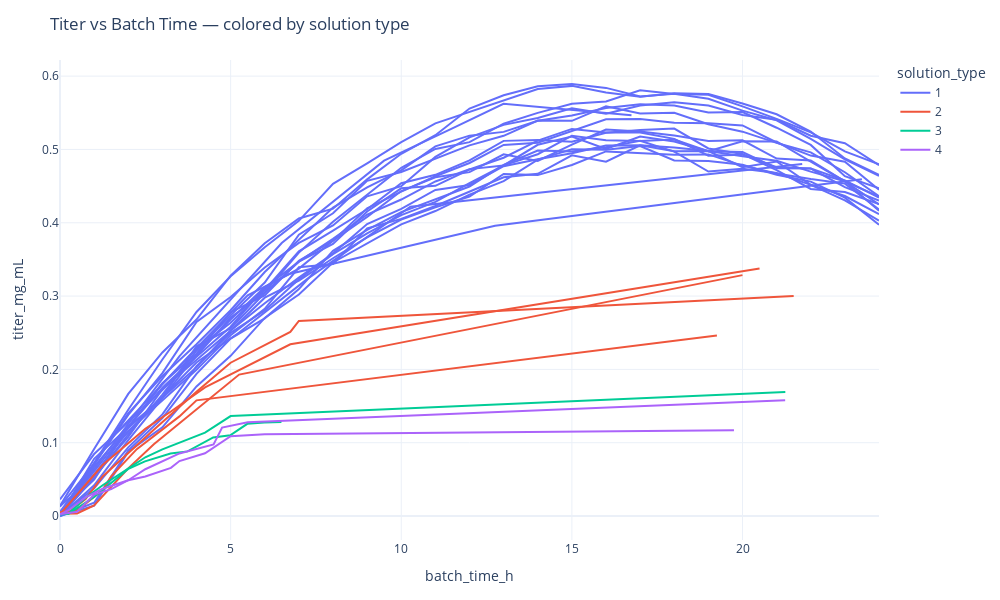

The code cell stored with this chart in its notebook:
### Code cell
# Ensure proper ordering along the x-axis
combined_plot = combined_df.sort_values(["solution_type", "batch_id", "batch_time_h"])

fig = px.line(
    combined_plot,
    x="batch_time_h",
    y="titer_mg_mL",
    color="solution_type",     # color by solution type (legend groups)
    line_group="batch_id",     # separate line per batch_id (no aggregation)
    hover_name="batch_id",     # show batch_id on hover
    labels={
        "batch_time_h": "batch_time_h",
        "titer_mg_mL": "titer_mg_mL",
        "solution_type": "solution_type"
    },
    title="Titer vs Batch Time — colored by solution type"
)

fig.update_layout(
    width=1000,
    height=600,
    template="plotly_white",
    legend_title_text="solution_type",
    margin=dict(l=60, r=20, t=60, b=60)
)

fig.show()

# Optional: save to an interactive HTML file
# fig.write_html("titer_vs_time_by_solution.html")

# Optional: save a static image (requires: pip install -U kaleido)
# fig.write_image("titer_vs_time_by_solution.png", width=1000, height=600, scale=2)

### Figure 1 — Plotly figure (JSON) as saved in the notebook; plotly's stock layout.template omitted (floating-point values rounded to 4 significant figures)
{"data": [{"hovertemplate": "<b>%{hovertext}</b><br><br>solution_type=1<br>batch_id=210923 run 1<br>batch_time_h=%{x}<br>titer_mg_mL=%{y}<extra></extra>", "hovertext": ["210923 run 1", "210923 run 1", "210923 run 1", "210923 run 1", "210923 run 1", "210923 run 1", "210923 run 1"], "legendgroup": "1", "line": {"color": "#636efa", "dash": "solid"}, "marker": {"symbol": "circle"}, "mode": "lines", "name": "1", "orientation": "v", "showlegend": true, "type": "scatter", "x": [0.0, 1.499, 3.749, 5.499, 6.749, 12.75, 23.5], "xaxis": "x", "y": [0.003471, 0.1055, 0.2168, 0.3011, 0.3305, 0.396, 0.4593], "yaxis": "y"}, {"hovertemplate": "<b>%{hovertext}</b><br><br>solution_type=1<br>batch_id=210927 run 2<br>batch_time_h=%{x}<br>titer_mg_mL=%{y}<extra></extra>", "hovertext": ["210927 run 2", "210927 run 2", "210927 run 2", "210927 run 2", "210927 run 2", "210927 run 2", "210927 run 2"], "legendgroup": "1", "line": {"color": "#636efa", "dash": "solid"}, "marker": {"symbol": "circle"}, "mode": "lines", "name": "1", "orientation": "v", "showlegend": false, "type": "scatter", "x": [0.0, 3.497, 6.497, 9.497, 11.5, 13.0, 16.75], "xaxis": "x", "y": [0.002452, 0.2178, 0.3723, 0.4847, 0.5288, 0.5624, 0.5466], "yaxis": "y"}, {"hovertemplate": "<b>%{hovertext}</b><br><br>solution_type=1<br>batch_id=210929 run 3<br>batch_time_h=%{x}<br>titer_mg_mL=%{y}<extra></extra>", "hovertext": ["210929 run 3", "210929 run 3", "210929 run 3", "210929 run 3", "210929 run 3", "210929 run 3", "210929 run 3", "210929 run 3"], "legendgroup": "1", "line": {"color": "#636efa", "dash": "solid"}, "marker": {"symbol": "circle"}, "mode": "lines", "name": "1", "orientation": "v", "showlegend": false, "type": "scatter", "x": [0.0, 1.0, 1.75, 4.0, 5.25, 7.25, 10.27, 21.75], "xaxis": "x", "y": [0.005378, 0.0497, 0.103, 0.2094, 0.2503, 0.3234, 0.422, 0.4801], "yaxis": "y"}, {"hovertemplate": "<b>%{hovertext}</b><br><br>solution_type=1<br>batch_id=S1_syn_test_001<br>batch_time_h=%{x}<br>titer_mg_mL=%{y}<extra></extra>", "hovertext": ["S1_syn_test_001", "S1_syn_test_001", "S1_syn_test_001", "S1_syn_test_001", "S1_syn_test_001", "S1_syn_test_001", "S1_syn_test_001", "S1_syn_test_001", "S1_syn_test_001", "S1_syn_test_001", "S1_syn_test_001", "S1_syn_test_001", "S1_syn_test_001", "S1_syn_test_001", "S1_syn_test_001", "S1_syn_test_001", "S1_syn_test_001", "S1_syn_test_001", "S1_syn_test_001", "S1_syn_test_001", "S1_syn_test_001", "S1_syn_test_001", "S1_syn_test_001", "S1_syn_test_001", "S1_syn_test_001"], "legendgroup": "1", "line": {"color": "#636efa", "dash": "solid"}, "marker": {"symbol": "circle"}, "mode": "lines", "name": "1", "orientation": "v", "showlegend": false, "type": "scatter", "x": [0.0, 1.0, 2.0, 3.0, 4.0, 5.0, 6.0, 7.0, 8.0, 9.0, 10.0, 11.0, 12.0, 13.0, 14.0, 15.0, 16.0, 17.0, 18.0, 19.0, 20.0, 21.0, 22.0, 23.0, 24.0], "xaxis": "x", "y": [0.0, 0.01411, 0.0877, 0.1209, 0.1767, 0.2185, 0.2702, 0.3021, 0.3458, 0.3722, 0.3978, 0.416, 0.4384, 0.4568, 0.4862, 0.5004, 0.4997, 0.5047, 0.4851, 0.4844, 0.4792, 0.4654, 0.4562, 0.4343, 0.3974], "yaxis": "y"}, {"hovertemplate": "<b>%{hovertext}</b><br><br>solution_type=1<br>batch_id=S1_syn_test_002<br>batch_time_h=%{x}<br>titer_mg_mL=%{y}<extra></extra>", "hovertext": ["S1_syn_test_002", "S1_syn_test_002", "S1_syn_test_002", "S1_syn_test_002", "S1_syn_test_002", "S1_syn_test_002", "S1_syn_test_002", "S1_syn_test_002", "S1_syn_test_002", "S1_syn_test_002", "S1_syn_test_002", "S1_syn_test_002", "S1_syn_test_002", "S1_syn_test_002", "S1_syn_test_002", "S1_syn_test_002", "S1_syn_test_002", "S1_syn_test_002", "S1_syn_test_002", "S1_syn_test_002", "S1_syn_test_002", "S1_syn_test_002", "S1_syn_test_002", "S1_syn_test_002", "S1_syn_test_002"], "legendgroup": "1", "line": {"color": "#636efa", "dash": "solid"}, "marker": {"symbol": "circle"}, "mode": "lines", "name": "1", "orientation": "v", "showlegend": false, "type": "scatter", "x": [0.0, 1.0, 2.0, 3.0, 4.0, 5.0, 6.0, 7.0, 8.0, 9.0, 10.0, 11.0, 12.0, 13.0, 14.0, 15.0, 16.0, 17.0, 18.0, 19.0, 20.0, 21.0, 22.0, 23.0, 24.0], "xaxis": "x", "y": [0.02262, 0.08453, 0.128, 0.1719, 0.2173, 0.2581, 0.3114, 0.347, 0.3783, 0.4112, 0.4317, 0.4564, 0.4732, 0.4782, 0.5064, 0.5175, 0.5008, 0.5177, 0.5108, 0.4975, 0.4965, 0.4743, 0.4739, 0.4487, 0.4302], "yaxis": "y"}, {"hovertemplate": "<b>%{hovertext}</b><br><br>solution_type=1<br>batch_id=S1_syn_test_003<br>batch_time_h=%{x}<br>titer_mg_mL=%{y}<extra></extra>", "hovertext": ["S1_syn_test_003", "S1_syn_test_003", "S1_syn_test_003", "S1_syn_test_003", "S1_syn_test_003", "S1_syn_test_003", "S1_syn_test_003", "S1_syn_test_003", "S1_syn_test_003", "S1_syn_test_003", "S1_syn_test_003", "S1_syn_test_003", "S1_syn_test_003", "S1_syn_test_003", "S1_syn_test_003", "S1_syn_test_003", "S1_syn_test_003", "S1_syn_test_003", "S1_syn_test_003", "S1_syn_test_003", "S1_syn_test_003", "S1_syn_test_003", "S1_syn_test_003", "S1_syn_test_003", "S1_syn_test_003"], "legendgroup": "1", "line": {"color": "#636efa", "dash": "solid"}, "marker": {"symbol": "circle"}, "mode": "lines", "name": "1", "orientation": "v", "showlegend": false, "type": "scatter", "x": [0.0, 1.0, 2.0, 3.0, 4.0, 5.0, 6.0, 7.0, 8.0, 9.0, 10.0, 11.0, 12.0, 13.0, 14.0, 15.0, 16.0, 17.0, 18.0, 19.0, 20.0, 21.0, 22.0, 23.0, 24.0], "xaxis": "x", "y": [0.01368, 0.05197, 0.1217, 0.175, 0.2185, 0.2706, 0.3053, 0.3593, 0.4014, 0.4382, 0.475, 0.5006, 0.51, 0.5351, 0.5499, 0.5625, 0.5656, 0.5808, 0.5758, 0.5746, 0.5588, 0.5417, 0.5232, 0.4974, 0.4796], "yaxis": "y"}, {"hovertemplate": "<b>%{hovertext}</b><br><br>solution_type=1<br>batch_id=S1_syn_test_004<br>batch_time_h=%{x}<br>titer_mg_mL=%{y}<extra></extra>", "hovertext": ["S1_syn_test_004", "S1_syn_test_004", "S1_syn_test_004", "S1_syn_test_004", "S1_syn_test_004", "S1_syn_test_004", "S1_syn_test_004", "S1_syn_test_004", "S1_syn_test_004", "S1_syn_test_004", "S1_syn_test_004", "S1_syn_test_004", "S1_syn_test_004", "S1_syn_test_004", "S1_syn_test_004", "S1_syn_test_004", "S1_syn_test_004", "S1_syn_test_004", "S1_syn_test_004", "S1_syn_test_004", "S1_syn_test_004", "S1_syn_test_004", "S1_syn_test_004", "S1_syn_test_004", "S1_syn_test_004"], "legendgroup": "1", "line": {"color": "#636efa", "dash": "solid"}, "marker": {"symbol": "circle"}, "mode": "lines", "name": "1", "orientation": "v", "showlegend": false, "type": "scatter", "x": [0.0, 1.0, 2.0, 3.0, 4.0, 5.0, 6.0, 7.0, 8.0, 9.0, 10.0, 11.0, 12.0, 13.0, 14.0, 15.0, 16.0, 17.0, 18.0, 19.0, 20.0, 21.0, 22.0, 23.0, 24.0], "xaxis": "x", "y": [0.01266, 0.07135, 0.14, 0.1909, 0.2342, 0.2807, 0.3327, 0.3766, 0.4206, 0.4482, 0.4716, 0.5042, 0.5188, 0.524, 0.5391, 0.5463, 0.5565, 0.5618, 0.56, 0.5505, 0.5509, 0.5297, 0.5062, 0.4636, 0.4469], "yaxis": "y"}, {"hovertemplate": "<b>%{hovertext}</b><br><br>solution_type=1<br>batch_id=S1_syn_test_005<br>batch_time_h=%{x}<br>titer_mg_mL=%{y}<extra></extra>", "hovertext": ["S1_syn_test_005", "S1_syn_test_005", "S1_syn_test_005", "S1_syn_test_005", "S1_syn_test_005", "S1_syn_test_005", "S1_syn_test_005", "S1_syn_test_005", "S1_syn_test_005", "S1_syn_test_005", "S1_syn_test_005", "S1_syn_test_005", "S1_syn_test_005", "S1_syn_test_005", "S1_syn_test_005", "S1_syn_test_005", "S1_syn_test_005", "S1_syn_test_005", "S1_syn_test_005", "S1_syn_test_005", "S1_syn_test_005", "S1_syn_test_005", "S1_syn_test_005", "S1_syn_test_005", "S1_syn_test_005"], "legendgroup": "1", "line": {"color": "#636efa", "dash": "solid"}, "marker": {"symbol": "circle"}, "mode": "lines", "name": "1", "orientation": "v", "showlegend": false, "type": "scatter", "x": [0.0, 1.0, 2.0, 3.0, 4.0, 5.0, 6.0, 7.0, 8.0, 9.0, 10.0, 11.0, 12.0, 13.0, 14.0, 15.0, 16.0, 17.0, 18.0, 19.0, 20.0, 21.0, 22.0, 23.0, 24.0], "xaxis": "x", "y": [0.0, 0.05319, 0.1207, 0.1811, 0.2215, 0.278, 0.301, 0.348, 0.3755, 0.4081, 0.4432, 0.4621, 0.469, 0.4934, 0.4843, 0.5066, 0.5272, 0.5246, 0.5191, 0.5116, 0.5125, 0.4876, 0.4849, 0.4567, 0.4249], "yaxis": "y"}, {"hovertemplate": "<b>%{hovertext}</b><br><br>solution_type=1<br>batch_id=S1_syn_test_006<br>batch_time_h=%{x}<br>titer_mg_mL=%{y}<extra></extra>", "hovertext": ["S1_syn_test_006", "S1_syn_test_006", "S1_syn_test_006", "S1_syn_test_006", "S1_syn_test_006", "S1_syn_test_006", "S1_syn_test_006", "S1_syn_test_006", "S1_syn_test_006", "S1_syn_test_006", "S1_syn_test_006", "S1_syn_test_006", "S1_syn_test_006", "S1_syn_test_006", "S1_syn_test_006", "S1_syn_test_006", "S1_syn_test_006", "S1_syn_test_006", "S1_syn_test_006", "S1_syn_test_006", "S1_syn_test_006", "S1_syn_test_006", "S1_syn_test_006", "S1_syn_test_006", "S1_syn_test_006"], "legendgroup": "1", "line": {"color": "#636efa", "dash": "solid"}, "marker": {"symbol": "circle"}, "mode": "lines", "name": "1", "orientation": "v", "showlegend": false, "type": "scatter", "x": [0.0, 1.0, 2.0, 3.0, 4.0, 5.0, 6.0, 7.0, 8.0, 9.0, 10.0, 11.0, 12.0, 13.0, 14.0, 15.0, 16.0, 17.0, 18.0, 19.0, 20.0, 21.0, 22.0, 23.0, 24.0], "xaxis": "x", "y": [0.0, 0.06737, 0.1217, 0.1801, 0.2276, 0.2636, 0.3084, 0.3611, 0.3894, 0.4185, 0.454, 0.4654, 0.4852, 0.5117, 0.5129, 0.5105, 0.5227, 0.5267, 0.5285, 0.5014, 0.4937, 0.4719, 0.4461, 0.4421, 0.4256], "yaxis": "y"}, {"hovertemplate": "<b>%{hovertext}</b><br><br>solution_type=1<br>batch_id=S1_syn_test_007<br>batch_time_h=%{x}<br>titer_mg_mL=%{y}<extra></extra>", "hovertext": ["S1_syn_test_007", "S1_syn_test_007", "S1_syn_test_007", "S1_syn_test_007", "S1_syn_test_007", "S1_syn_test_007", "S1_syn_test_007", "S1_syn_test_007", "S1_syn_test_007", "S1_syn_test_007", "S1_syn_test_007", "S1_syn_test_007", "S1_syn_test_007", "S1_syn_test_007", "S1_syn_test_007", "S1_syn_test_007", "S1_syn_test_007", "S1_syn_test_007", "S1_syn_test_007", "S1_syn_test_007", "S1_syn_test_007", "S1_syn_test_007", "S1_syn_test_007", "S1_syn_test_007", "S1_syn_test_007"], "legendgroup": "1", "line": {"color": "#636efa", "dash": "solid"}, "marker": {"symbol": "circle"}, "mode": "lines", "name": "1", "orientation": "v", "showlegend": false, "type": "scatter", "x": [0.0, 1.0, 2.0, 3.0, 4.0, 5.0, 6.0, 7.0, 8.0, 9.0, 10.0, 11.0, 12.0, 13.0, 14.0, 15.0, 16.0, 17.0, 18.0, 19.0, 20.0, 21.0, 22.0, 23.0, 24.0], "xaxis": "x", "y": [0.0, 0.05208, 0.1114, 0.1655, 0.2254, 0.2737, 0.3185, 0.3838, 0.4129, 0.4573, 0.4693, 0.4875, 0.5056, 0.5186, 0.5394, 0.5391, 0.5589, 0.5491, 0.5501, 0.5344, 0.5243, 0.5089, 0.4961, 0.4689, 0.4361], "yaxis": "y"}, {"hovertemplate": "<b>%{hovertext}</b><br><br>solution_type=1<br>batch_id=S1_syn_test_008<br>batch_time_h=%{x}<br>titer_mg_mL=%{y}<extra></extra>", "hovertext": ["S1_syn_test_008", "S1_syn_test_008", "S1_syn_test_008", "S1_syn_test_008", "S1_syn_test_008", "S1_syn_test_008", "S1_syn_test_008", "S1_syn_test_008", "S1_syn_test_008", "S1_syn_test_008", "S1_syn_test_008", "S1_syn_test_008", "S1_syn_test_008", "S1_syn_test_008", "S1_syn_test_008", "S1_syn_test_008", "S1_syn_test_008", "S1_syn_test_008", "S1_syn_test_008", "S1_syn_test_008", "S1_syn_test_008", "S1_syn_test_008", "S1_syn_test_008", "S1_syn_test_008", "S1_syn_test_008"], "legendgroup": "1", "line": {"color": "#636efa", "dash": "solid"}, "marker": {"symbol": "circle"}, "mode": "lines", "name": "1", "orientation": "v", "showlegend": false, "type": "scatter", "x": [0.0, 1.0, 2.0, 3.0, 4.0, 5.0, 6.0, 7.0, 8.0, 9.0, 10.0, 11.0, 12.0, 13.0, 14.0, 15.0, 16.0, 17.0, 18.0, 19.0, 20.0, 21.0, 22.0, 23.0, 24.0], "xaxis": "x", "y": [0.0, 0.07796, 0.1211, 0.1614, 0.2315, 0.2558, 0.3041, 0.3469, 0.371, 0.4153, 0.447, 0.4504, 0.4727, 0.4887, 0.5122, 0.528, 0.523, 0.523, 0.5145, 0.4914, 0.4929, 0.476, 0.4739, 0.4579, 0.4344], "yaxis": "y"}, {"hovertemplate": "<b>%{hovertext}</b><br><br>solution_type=1<br>batch_id=S1_syn_test_009<br>batch_time_h=%{x}<br>titer_mg_mL=%{y}<extra></extra>", "hovertext": ["S1_syn_test_009", "S1_syn_test_009", "S1_syn_test_009", "S1_syn_test_009", "S1_syn_test_009", "S1_syn_test_009", "S1_syn_test_009", "S1_syn_test_009", "S1_syn_test_009", "S1_syn_test_009", "S1_syn_test_009", "S1_syn_test_009", "S1_syn_test_009", "S1_syn_test_009", "S1_syn_test_009", "S1_syn_test_009", "S1_syn_test_009", "S1_syn_test_009", "S1_syn_test_009", "S1_syn_test_009", "S1_syn_test_009", "S1_syn_test_009", "S1_syn_test_009", "S1_syn_test_009", "S1_syn_test_009"], "legendgroup": "1", "line": {"color": "#636efa", "dash": "solid"}, "marker": {"symbol": "circle"}, "mode": "lines", "name": "1", "orientation": "v", "showlegend": false, "type": "scatter", "x": [0.0, 1.0, 2.0, 3.0, 4.0, 5.0, 6.0, 7.0, 8.0, 9.0, 10.0, 11.0, 12.0, 13.0, 14.0, 15.0, 16.0, 17.0, 18.0, 19.0, 20.0, 21.0, 22.0, 23.0, 24.0], "xaxis": "x", "y": [0.0, 0.01815, 0.08938, 0.1334, 0.194, 0.242, 0.2697, 0.3095, 0.3616, 0.3902, 0.4146, 0.4325, 0.4495, 0.4791, 0.4986, 0.4972, 0.5031, 0.5119, 0.4971, 0.4699, 0.4737, 0.4678, 0.4517, 0.4305, 0.403], "yaxis": "y"}, {"hovertemplate": "<b>%{hovertext}</b><br><br>solution_type=1<br>batch_id=S1_syn_test_010<br>batch_time_h=%{x}<br>titer_mg_mL=%{y}<extra></extra>", "hovertext": ["S1_syn_test_010", "S1_syn_test_010", "S1_syn_test_010", "S1_syn_test_010", "S1_syn_test_010", "S1_syn_test_010", "S1_syn_test_010", "S1_syn_test_010", "S1_syn_test_010", "S1_syn_test_010", "S1_syn_test_010", "S1_syn_test_010", "S1_syn_test_010", "S1_syn_test_010", "S1_syn_test_010", "S1_syn_test_010", "S1_syn_test_010", "S1_syn_test_010", "S1_syn_test_010", "S1_syn_test_010", "S1_syn_test_010", "S1_syn_test_010", "S1_syn_test_010", "S1_syn_test_010", "S1_syn_test_010"], "legendgroup": "1", "line": {"color": "#636efa", "dash": "solid"}, "marker": {"symbol": "circle"}, "mode": "lines", "name": "1", "orientation": "v", "showlegend": false, "type": "scatter", "x": [0.0, 1.0, 2.0, 3.0, 4.0, 5.0, 6.0, 7.0, 8.0, 9.0, 10.0, 11.0, 12.0, 13.0, 14.0, 15.0, 16.0, 17.0, 18.0, 19.0, 20.0, 21.0, 22.0, 23.0, 24.0], "xaxis": "x", "y": [0.0, 0.05415, 0.108, 0.1731, 0.2126, 0.2527, 0.2978, 0.321, 0.3516, 0.3801, 0.4045, 0.421, 0.4358, 0.4666, 0.465, 0.4788, 0.4974, 0.4951, 0.4926, 0.4933, 0.478, 0.4673, 0.4597, 0.4534, 0.4181], "yaxis": "y"}, {"hovertemplate": "<b>%{hovertext}</b><br><br>solution_type=1<br>batch_id=S1_syn_test_011<br>batch_time_h=%{x}<br>titer_mg_mL=%{y}<extra></extra>", "hovertext": ["S1_syn_test_011", "S1_syn_test_011", "S1_syn_test_011", "S1_syn_test_011", "S1_syn_test_011", "S1_syn_test_011", "S1_syn_test_011", "S1_syn_test_011", "S1_syn_test_011", "S1_syn_test_011", "S1_syn_test_011", "S1_syn_test_011", "S1_syn_test_011", "S1_syn_test_011", "S1_syn_test_011", "S1_syn_test_011", "S1_syn_test_011", "S1_syn_test_011", "S1_syn_test_011", "S1_syn_test_011", "S1_syn_test_011", "S1_syn_test_011", "S1_syn_test_011", "S1_syn_test_011", "S1_syn_test_011"], "legendgroup": "1", "line": {"color": "#636efa", "dash": "solid"}, "marker": {"symbol": "circle"}, "mode": "lines", "name": "1", "orientation": "v", "showlegend": false, "type": "scatter", "x": [0.0, 1.0, 2.0, 3.0, 4.0, 5.0, 6.0, 7.0, 8.0, 9.0, 10.0, 11.0, 12.0, 13.0, 14.0, 15.0, 16.0, 17.0, 18.0, 19.0, 20.0, 21.0, 22.0, 23.0, 24.0], "xaxis": "x", "y": [0.002029, 0.06065, 0.12, 0.1613, 0.2028, 0.253, 0.2901, 0.3254, 0.3581, 0.3982, 0.4191, 0.4448, 0.4516, 0.4771, 0.4865, 0.4948, 0.5053, 0.5057, 0.4976, 0.498, 0.4907, 0.4846, 0.4697, 0.4566, 0.4356], "yaxis": "y"}, {"hovertemplate": "<b>%{hovertext}</b><br><br>solution_type=1<br>batch_id=S1_syn_test_012<br>batch_time_h=%{x}<br>titer_mg_mL=%{y}<extra></extra>", "hovertext": ["S1_syn_test_012", "S1_syn_test_012", "S1_syn_test_012", "S1_syn_test_012", "S1_syn_test_012", "S1_syn_test_012", "S1_syn_test_012", "S1_syn_test_012", "S1_syn_test_012", "S1_syn_test_012", "S1_syn_test_012", "S1_syn_test_012", "S1_syn_test_012", "S1_syn_test_012", "S1_syn_test_012", "S1_syn_test_012", "S1_syn_test_012", "S1_syn_test_012", "S1_syn_test_012", "S1_syn_test_012", "S1_syn_test_012", "S1_syn_test_012", "S1_syn_test_012", "S1_syn_test_012", "S1_syn_test_012"], "legendgroup": "1", "line": {"color": "#636efa", "dash": "solid"}, "marker": {"symbol": "circle"}, "mode": "lines", "name": "1", "orientation": "v", "showlegend": false, "type": "scatter", "x": [0.0, 1.0, 2.0, 3.0, 4.0, 5.0, 6.0, 7.0, 8.0, 9.0, 10.0, 11.0, 12.0, 13.0, 14.0, 15.0, 16.0, 17.0, 18.0, 19.0, 20.0, 21.0, 22.0, 23.0, 24.0], "xaxis": "x", "y": [0.005377, 0.06992, 0.1379, 0.195, 0.2648, 0.2988, 0.3391, 0.3725, 0.3963, 0.4361, 0.45, 0.4898, 0.5165, 0.5335, 0.5429, 0.5562, 0.5488, 0.5601, 0.5645, 0.56, 0.547, 0.5405, 0.5187, 0.5085, 0.4785], "yaxis": "y"}, {"hovertemplate": "<b>%{hovertext}</b><br><br>solution_type=1<br>batch_id=S1_syn_test_013<br>batch_time_h=%{x}<br>titer_mg_mL=%{y}<extra></extra>", "hovertext": ["S1_syn_test_013", "S1_syn_test_013", "S1_syn_test_013", "S1_syn_test_013", "S1_syn_test_013", "S1_syn_test_013", "S1_syn_test_013", "S1_syn_test_013", "S1_syn_test_013", "S1_syn_test_013", "S1_syn_test_013", "S1_syn_test_013", "S1_syn_test_013", "S1_syn_test_013", "S1_syn_test_013", "S1_syn_test_013", "S1_syn_test_013", "S1_syn_test_013", "S1_syn_test_013", "S1_syn_test_013", "S1_syn_test_013", "S1_syn_test_013", "S1_syn_test_013", "S1_syn_test_013", "S1_syn_test_013"], "legendgroup": "1", "line": {"color": "#636efa", "dash": "solid"}, "marker": {"symbol": "circle"}, "mode": "lines", "name": "1", "orientation": "v", "showlegend": false, "type": "scatter", "x": [0.0, 1.0, 2.0, 3.0, 4.0, 5.0, 6.0, 7.0, 8.0, 9.0, 10.0, 11.0, 12.0, 13.0, 14.0, 15.0, 16.0, 17.0, 18.0, 19.0, 20.0, 21.0, 22.0, 23.0, 24.0], "xaxis": "x", "y": [0.0, 0.03772, 0.09369, 0.1386, 0.2045, 0.2499, 0.2803, 0.3231, 0.3571, 0.3855, 0.4104, 0.4285, 0.454, 0.4783, 0.4935, 0.5187, 0.5125, 0.5117, 0.5135, 0.4977, 0.5113, 0.5109, 0.4834, 0.4566, 0.4164], "yaxis": "y"}, {"hovertemplate": "<b>%{hovertext}</b><br><br>solution_type=1<br>batch_id=S1_syn_test_014<br>batch_time_h=%{x}<br>titer_mg_mL=%{y}<extra></extra>", "hovertext": ["S1_syn_test_014", "S1_syn_test_014", "S1_syn_test_014", "S1_syn_test_014", "S1_syn_test_014", "S1_syn_test_014", "S1_syn_test_014", "S1_syn_test_014", "S1_syn_test_014", "S1_syn_test_014", "S1_syn_test_014", "S1_syn_test_014", "S1_syn_test_014", "S1_syn_test_014", "S1_syn_test_014", "S1_syn_test_014", "S1_syn_test_014", "S1_syn_test_014", "S1_syn_test_014", "S1_syn_test_014", "S1_syn_test_014", "S1_syn_test_014", "S1_syn_test_014", "S1_syn_test_014", "S1_syn_test_014"], "legendgroup": "1", "line": {"color": "#636efa", "dash": "solid"}, "marker": {"symbol": "circle"}, "mode": "lines", "name": "1", "orientation": "v", "showlegend": false, "type": "scatter", "x": [0.0, 1.0, 2.0, 3.0, 4.0, 5.0, 6.0, 7.0, 8.0, 9.0, 10.0, 11.0, 12.0, 13.0, 14.0, 15.0, 16.0, 17.0, 18.0, 19.0, 20.0, 21.0, 22.0, 23.0, 24.0], "xaxis": "x", "y": [0.0, 0.05688, 0.1159, 0.1571, 0.1993, 0.2465, 0.2827, 0.3393, 0.3437, 0.3923, 0.4053, 0.4229, 0.4426, 0.462, 0.4668, 0.492, 0.4833, 0.5057, 0.5027, 0.4978, 0.4759, 0.4836, 0.4518, 0.4365, 0.4117], "yaxis": "y"}, {"hovertemplate": "<b>%{hovertext}</b><br><br>solution_type=1<br>batch_id=S1_syn_test_015<br>batch_time_h=%{x}<br>titer_mg_mL=%{y}<extra></extra>", "hovertext": ["S1_syn_test_015", "S1_syn_test_015", "S1_syn_test_015", "S1_syn_test_015", "S1_syn_test_015", "S1_syn_test_015", "S1_syn_test_015", "S1_syn_test_015", "S1_syn_test_015", "S1_syn_test_015", "S1_syn_test_015", "S1_syn_test_015", "S1_syn_test_015", "S1_syn_test_015", "S1_syn_test_015", "S1_syn_test_015", "S1_syn_test_015", "S1_syn_test_015", "S1_syn_test_015", "S1_syn_test_015", "S1_syn_test_015", "S1_syn_test_015", "S1_syn_test_015", "S1_syn_test_015", "S1_syn_test_015"], "legendgroup": "1", "line": {"color": "#636efa", "dash": "solid"}, "marker": {"symbol": "circle"}, "mode": "lines", "name": "1", "orientation": "v", "showlegend": false, "type": "scatter", "x": [0.0, 1.0, 2.0, 3.0, 4.0, 5.0, 6.0, 7.0, 8.0, 9.0, 10.0, 11.0, 12.0, 13.0, 14.0, 15.0, 16.0, 17.0, 18.0, 19.0, 20.0, 21.0, 22.0, 23.0, 24.0], "xaxis": "x", "y": [0.01362, 0.09148, 0.1665, 0.2231, 0.268, 0.3277, 0.3721, 0.4058, 0.4192, 0.4592, 0.4941, 0.5194, 0.5558, 0.5739, 0.5864, 0.5893, 0.584, 0.5724, 0.5759, 0.569, 0.553, 0.5398, 0.5144, 0.4866, 0.4639], "yaxis": "y"}, {"hovertemplate": "<b>%{hovertext}</b><br><br>solution_type=1<br>batch_id=S1_syn_test_016<br>batch_time_h=%{x}<br>titer_mg_mL=%{y}<extra></extra>", "hovertext": ["S1_syn_test_016", "S1_syn_test_016", "S1_syn_test_016", "S1_syn_test_016", "S1_syn_test_016", "S1_syn_test_016", "S1_syn_test_016", "S1_syn_test_016", "S1_syn_test_016", "S1_syn_test_016", "S1_syn_test_016", "S1_syn_test_016", "S1_syn_test_016", "S1_syn_test_016", "S1_syn_test_016", "S1_syn_test_016", "S1_syn_test_016", "S1_syn_test_016", "S1_syn_test_016", "S1_syn_test_016", "S1_syn_test_016", "S1_syn_test_016", "S1_syn_test_016", "S1_syn_test_016", "S1_syn_test_016"], "legendgroup": "1", "line": {"color": "#636efa", "dash": "solid"}, "marker": {"symbol": "circle"}, "mode": "lines", "name": "1", "orientation": "v", "showlegend": false, "type": "scatter", "x": [0.0, 1.0, 2.0, 3.0, 4.0, 5.0, 6.0, 7.0, 8.0, 9.0, 10.0, 11.0, 12.0, 13.0, 14.0, 15.0, 16.0, 17.0, 18.0, 19.0, 20.0, 21.0, 22.0, 23.0, 24.0], "xaxis": "x", "y": [0.0, 0.04187, 0.1034, 0.1608, 0.2205, 0.2681, 0.3122, 0.3374, 0.3753, 0.4198, 0.4425, 0.4634, 0.4816, 0.5062, 0.5091, 0.5249, 0.5412, 0.5416, 0.5364, 0.5357, 0.5328, 0.5096, 0.4917, 0.4833, 0.445], "yaxis": "y"}, {"hovertemplate": "<b>%{hovertext}</b><br><br>solution_type=1<br>batch_id=S1_syn_test_017<br>batch_time_h=%{x}<br>titer_mg_mL=%{y}<extra></extra>", "hovertext": ["S1_syn_test_017", "S1_syn_test_017", "S1_syn_test_017", "S1_syn_test_017", "S1_syn_test_017", "S1_syn_test_017", "S1_syn_test_017", "S1_syn_test_017", "S1_syn_test_017", "S1_syn_test_017", "S1_syn_test_017", "S1_syn_test_017", "S1_syn_test_017", "S1_syn_test_017", "S1_syn_test_017", "S1_syn_test_017", "S1_syn_test_017", "S1_syn_test_017", "S1_syn_test_017", "S1_syn_test_017", "S1_syn_test_017", "S1_syn_test_017", "S1_syn_test_017", "S1_syn_test_017", "S1_syn_test_017"], "legendgroup": "1", "line": {"color": "#636efa", "dash": "solid"}, "marker": {"symbol": "circle"}, "mode": "lines", "name": "1", "orientation": "v", "showlegend": false, "type": "scatter", "x": [0.0, 1.0, 2.0, 3.0, 4.0, 5.0, 6.0, 7.0, 8.0, 9.0, 10.0, 11.0, 12.0, 13.0, 14.0, 15.0, 16.0, 17.0, 18.0, 19.0, 20.0, 21.0, 22.0, 23.0, 24.0], "xaxis": "x", "y": [0.0, 0.07296, 0.1449, 0.2134, 0.2783, 0.327, 0.3667, 0.4027, 0.4531, 0.4809, 0.5099, 0.5356, 0.5512, 0.5659, 0.5824, 0.5867, 0.5778, 0.572, 0.5767, 0.5757, 0.5628, 0.548, 0.5245, 0.4877, 0.4655], "yaxis": "y"}, {"hovertemplate": "<b>%{hovertext}</b><br><br>solution_type=2<br>batch_id=210930 run 4<br>batch_time_h=%{x}<br>titer_mg_mL=%{y}<extra></extra>", "hovertext": ["210930 run 4", "210930 run 4", "210930 run 4", "210930 run 4", "210930 run 4", "210930 run 4", "210930 run 4"], "legendgroup": "2", "line": {"color": "#EF553B", "dash": "solid"}, "marker": {"symbol": "circle"}, "mode": "lines", "name": "2", "orientation": "v", "showlegend": true, "type": "scatter", "x": [0.0, 1.249, 2.499, 3.249, 4.249, 6.749, 20.5], "xaxis": "x", "y": [0.002292, 0.0696, 0.119, 0.1425, 0.1755, 0.2342, 0.3377], "yaxis": "y"}, {"hovertemplate": "<b>%{hovertext}</b><br><br>solution_type=2<br>batch_id=211005 run 5<br>batch_time_h=%{x}<br>titer_mg_mL=%{y}<extra></extra>", "hovertext": ["211005 run 5", "211005 run 5", "211005 run 5", "211005 run 5", "211005 run 5", "211005 run 5", "211005 run 5", "211005 run 5", "211005 run 5"], "legendgroup": "2", "line": {"color": "#EF553B", "dash": "solid"}, "marker": {"symbol": "circle"}, "mode": "lines", "name": "2", "orientation": "v", "showlegend": false, "type": "scatter", "x": [0.0, 0.4992, 0.9992, 1.499, 1.999, 2.749, 3.499, 5.249, 20.0], "xaxis": "x", "y": [0.003165, 0.003529, 0.01455, 0.04031, 0.06495, 0.09789, 0.1266, 0.1929, 0.3286], "yaxis": "y"}, {"hovertemplate": "<b>%{hovertext}</b><br><br>solution_type=2<br>batch_id=211006 run 6<br>batch_time_h=%{x}<br>titer_mg_mL=%{y}<extra></extra>", "hovertext": ["211006 run 6", "211006 run 6", "211006 run 6", "211006 run 6", "211006 run 6", "211006 run 6", "211006 run 6", "211006 run 6", "211006 run 6", "211006 run 6", "211006 run 6"], "legendgroup": "2", "line": {"color": "#EF553B", "dash": "solid"}, "marker": {"symbol": "circle"}, "mode": "lines", "name": "2", "orientation": "v", "showlegend": false, "type": "scatter", "x": [0.0, 0.2494, 0.7494, 1.249, 2.749, 3.999, 4.999, 5.999, 6.749, 6.999, 21.5], "xaxis": "x", "y": [0.003714, 0.004733, 0.02315, 0.05399, 0.1178, 0.1697, 0.2091, 0.2333, 0.2511, 0.266, 0.3], "yaxis": "y"}, {"hovertemplate": "<b>%{hovertext}</b><br><br>solution_type=2<br>batch_id=211007 run 7<br>batch_time_h=%{x}<br>titer_mg_mL=%{y}<extra></extra>", "hovertext": ["211007 run 7", "211007 run 7", "211007 run 7", "211007 run 7", "211007 run 7", "211007 run 7", "211007 run 7", "211007 run 7", "211007 run 7"], "legendgroup": "2", "line": {"color": "#EF553B", "dash": "solid"}, "marker": {"symbol": "circle"}, "mode": "lines", "name": "2", "orientation": "v", "showlegend": false, "type": "scatter", "x": [0.0, 0.5, 1.25, 1.5, 2.25, 3.0, 3.5, 4.0, 19.25], "xaxis": "x", "y": [0.005024, 0.007431, 0.03522, 0.05403, 0.09118, 0.1181, 0.1359, 0.1577, 0.2461], "yaxis": "y"}, {"hovertemplate": "<b>%{hovertext}</b><br><br>solution_type=3<br>batch_id=211011 run 8<br>batch_time_h=%{x}<br>titer_mg_mL=%{y}<extra></extra>", "hovertext": ["211011 run 8", "211011 run 8", "211011 run 8", "211011 run 8", "211011 run 8", "211011 run 8", "211011 run 8", "211011 run 8", "211011 run 8", "211011 run 8", "211011 run 8", "211011 run 8", "211011 run 8"], "legendgroup": "3", "line": {"color": "#00cc96", "dash": "solid"}, "marker": {"symbol": "circle"}, "mode": "lines", "name": "3", "orientation": "v", "showlegend": true, "type": "scatter", "x": [0.0, 0.25, 1.0, 1.5, 1.989, 2.489, 3.239, 3.739, 4.489, 4.989, 5.489, 5.989, 6.489], "xaxis": "x", "y": [0.002204, 0.003078, 0.02592, 0.04494, 0.06396, 0.07453, 0.08535, 0.08813, 0.1071, 0.11, 0.1257, 0.1275, 0.1283], "yaxis": "y"}, {"hovertemplate": "<b>%{hovertext}</b><br><br>solution_type=3<br>batch_id=211012 run 9<br>batch_time_h=%{x}<br>titer_mg_mL=%{y}<extra></extra>", "hovertext": ["211012 run 9", "211012 run 9", "211012 run 9", "211012 run 9", "211012 run 9", "211012 run 9", "211012 run 9", "211012 run 9", "211012 run 9"], "legendgroup": "3", "line": {"color": "#00cc96", "dash": "solid"}, "marker": {"symbol": "circle"}, "mode": "lines", "name": "3", "orientation": "v", "showlegend": false, "type": "scatter", "x": [0.0, 0.25, 0.75, 1.25, 2.5, 3.0, 4.25, 5.0, 21.25], "xaxis": "x", "y": [0.002772, 0.003369, 0.02483, 0.04195, 0.0801, 0.09097, 0.1137, 0.1363, 0.1691], "yaxis": "y"}, {"hovertemplate": "<b>%{hovertext}</b><br><br>solution_type=4<br>batch_id=211013 run 10<br>batch_time_h=%{x}<br>titer_mg_mL=%{y}<extra></extra>", "hovertext": ["211013 run 10", "211013 run 10", "211013 run 10", "211013 run 10", "211013 run 10", "211013 run 10", "211013 run 10", "211013 run 10", "211013 run 10", "211013 run 10", "211013 run 10", "211013 run 10"], "legendgroup": "4", "line": {"color": "#ab63fa", "dash": "solid"}, "marker": {"symbol": "circle"}, "mode": "lines", "name": "4", "orientation": "v", "showlegend": true, "type": "scatter", "x": [0.0, 0.25, 0.75, 1.25, 2.0, 2.5, 3.25, 3.5, 4.25, 5.0, 6.0, 19.75], "xaxis": "x", "y": [0.00219, 0.007839, 0.02534, 0.03713, 0.04865, 0.05386, 0.06561, 0.07493, 0.08553, 0.1088, 0.1114, 0.117], "yaxis": "y"}, {"hovertemplate": "<b>%{hovertext}</b><br><br>solution_type=4<br>batch_id=211014 run 11<br>batch_time_h=%{x}<br>titer_mg_mL=%{y}<extra></extra>", "hovertext": ["211014 run 11", "211014 run 11", "211014 run 11", "211014 run 11", "211014 run 11", "211014 run 11", "211014 run 11", "211014 run 11", "211014 run 11", "211014 run 11", "211014 run 11"], "legendgroup": "4", "line": {"color": "#ab63fa", "dash": "solid"}, "marker": {"symbol": "circle"}, "mode": "lines", "name": "4", "orientation": "v", "showlegend": false, "type": "scatter", "x": [0.0, 0.5, 1.0, 1.5, 2.0, 2.5, 3.5, 4.5, 4.75, 5.5, 21.25], "xaxis": "x", "y": [0.002452, 0.005728, 0.02931, 0.03664, 0.04878, 0.06377, 0.08538, 0.09765, 0.1206, 0.1278, 0.158], "yaxis": "y"}], "layout": {"height": 600, "legend": {"title": {"text": "solution_type"}, "tracegroupgap": 0}, "margin": {"b": 60, "l": 60, "r": 20, "t": 60}, "title": {"text": "Titer vs Batch Time — colored by solution type"}, "width": 1000, "xaxis": {"anchor": "y", "domain": [0, 1], "title": {"text": "batch_time_h"}}, "yaxis": {"anchor": "x", "domain": [0, 1], "title": {"text": "titer_mg_mL"}}}}
